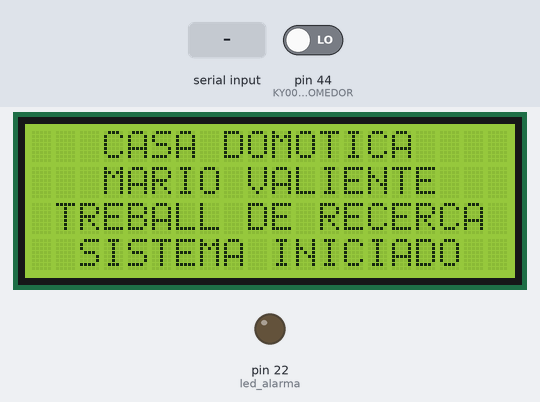
Recording of a sketch running on a simulated Arduino Mega 2560, built with avr-gcc and run on an emulated ATmega2560. On the bench: 20×4 character LCD, output pins drawn as LEDs (lit = HIGH). Wiring (inferred from the names in the program): DS3231 clock at I2C address 0x68. The test bench sets the inputs (shaded band); at power-on: pin 44 (KY003_COMEDOR) LOW. The local clock reads 2024-03-15 10:24:30 at power-on unless the sketch sets it; what the sketch prints to the serial monitor is not drawn.

Above: at 2.3 s.
2.4 s: "144" received over the second serial link
At 3.9 s:
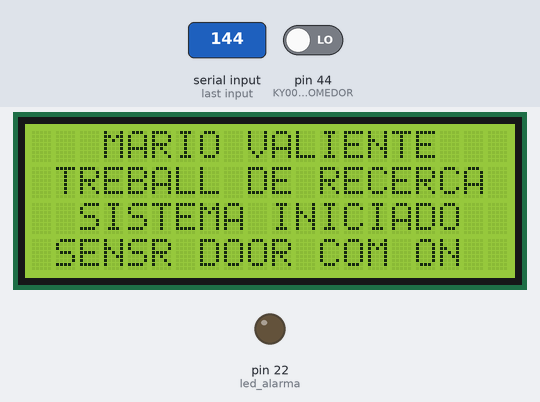
4.2 s: pin 44 (KY003_COMEDOR) driven HIGH
At 5.5 s:
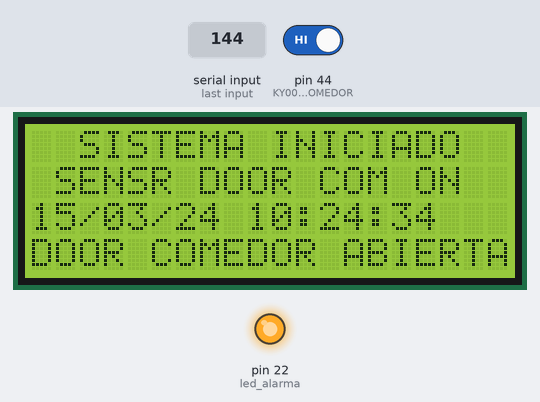
5.8 s: "044" received over the second serial link
At 6.7 s:
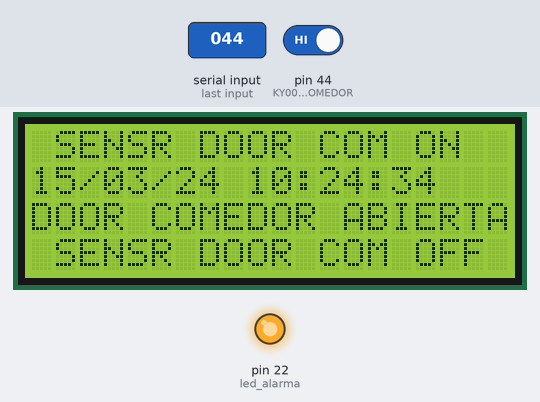
7.6 s: "144" received over the second serial link
At 9.1 s:
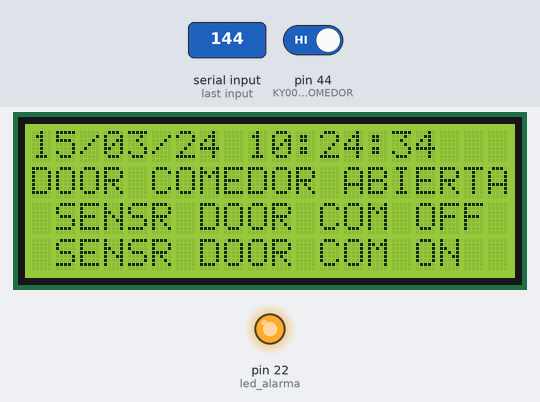
9.4 s: pin 44 (KY003_COMEDOR) driven LOW
At 10.7 s:
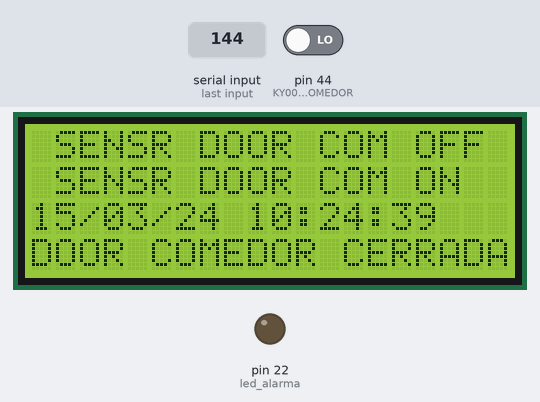
11.0 s: pin 44 (KY003_COMEDOR) driven HIGH
At 12.2 s:
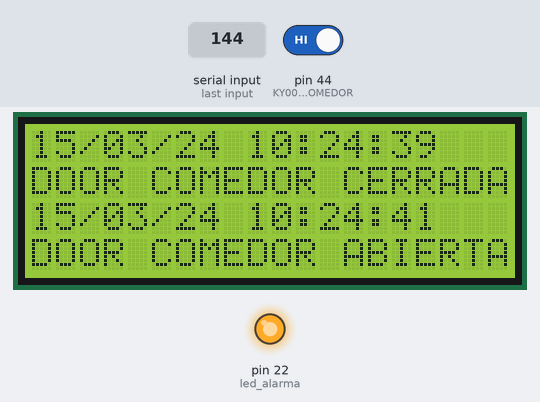
Timing chart, 0 to 13.6 s (numbered marks = the images above; inputs shaded):
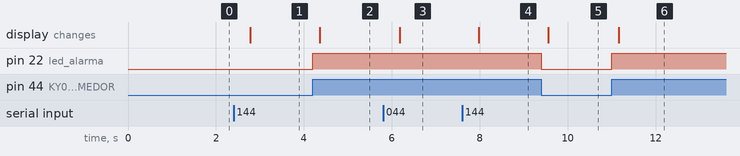

The sketch:

PRUEBA_KY003_LCD_BT.ino
```cpp
// Inicio Real Time Clock
//=======================

#include <Wire.h>   // Se inicia programa de comunicaciones por bus serie SDA/SCL
#define DS3231_I2C_ADDRESS 0x68  // Se define la direccion de memoria del reloj RTC para acceder
#include <LiquidCrystal_I2C.h>   // Se arranca libreria LCD
LiquidCrystal_I2C lcd(0x27,20,4);  // Se define la direccion del LCD y tamaño 0x27 y 20 columnas 4 filas


String HORA_ACTUAL ="";      // variable texto para almacenar la hora


const byte KY003_COMEDOR = 44;
const byte led_alarma = 22;


boolean SENSOR_KY003_COMEDOR = false;
boolean SENSOR_KY003_COMEDOR_ANTES = false;
boolean Config_KY003_COMEDOR = false;

String Linea0 = "   CASA DOMOTICA    ";  //  pantalla LCD inicial
String Linea1 = "   MARIO VALIENTE   ";
String Linea2 = " TREBALL DE RECERCA ";
String Linea3 = "  SISTEMA INICIADO  ";
String Linea4 = "";

String KY003_COMEDOR_ON = "PUERTA COMEDOR FORZADA";
String KY003_COMEDOR_OFF = "PUERTA COMEDOR CERRADA";


String comando_enviado_bt =""; //comando que enviaremos al bluetooth para que salga en la pantalla del mobil
String comando_bt ="";  // comando recivido desde el bluetooth


// UTIL RELOJ Conversion de decimal a hexadecimal
//=======================================================
byte decToBcd (byte val)
{   return( (val/10*16) + (val%10) ); }

// UTIL RELOJ Conversion de hexadecimal a decimal
//=======================================================
byte bcdToDec(byte val)
{   return( (val/16*10) + (val%16) ); }

// UTIL RELOJ Poner en hora el reloj , ejemplo setDS3231time(59, 14, 12, 1, 23, 8, 15);
void setDS3231time(byte second, byte minute, byte hour, byte dayOfWeek, byte dayOfMonth, byte month, byte year)
//==============================================================================================================
{
  Wire.beginTransmission(DS3231_I2C_ADDRESS);
  Wire.write(0); // set next input to start at the seconds register
  Wire.write(decToBcd(second)); // set seconds
  Wire.write(decToBcd(minute)); // set minutes
  Wire.write(decToBcd(hour)); // set hours
  Wire.write(decToBcd(dayOfWeek)); // set day of week (1=Sunday, 7=Saturday)
  Wire.write(decToBcd(dayOfMonth)); // set date (1 to 31)
  Wire.write(decToBcd(month)); // set month
  Wire.write(decToBcd(year)); // set year (0 to 99)
  Wire.endTransmission();
}

// UTIL RELOJ Pedir hora a reloj , ejemplo HORA_ACTUAL = readDS3231time(); equivale a "23/08/15 12:14:59"
//=======================================================================================================
String readDS3231time()
{
 byte  *second ;
 byte  *minute ;
 byte  *hour ;
 byte  *dayOfWeek ;
 byte  *dayOfMonth ;
 byte  *month ;
 byte  *year ;

  Wire.beginTransmission(DS3231_I2C_ADDRESS);
  Wire.write(0); // set DS3231 register pointer to 00h
  Wire.endTransmission();
  Wire.requestFrom(DS3231_I2C_ADDRESS, 7);
  // request seven bytes of data from DS3231 starting from register 00h
*second = bcdToDec(Wire.read() & 0x7f);
*minute = bcdToDec(Wire.read());
*hour = bcdToDec(Wire.read() & 0x3f);
*dayOfWeek = bcdToDec(Wire.read());
*dayOfMonth = bcdToDec(Wire.read());
*month = bcdToDec(Wire.read());
*year = bcdToDec(Wire.read());

String fechayhora = "";
if (*dayOfMonth<10) { fechayhora = fechayhora + "0" ; }
fechayhora = fechayhora + String(*dayOfMonth) + "/" ;
if (*month<10) { fechayhora = fechayhora + "0" ; }
fechayhora = fechayhora + String(*month) + "/" ;
if (*year<10) { fechayhora = fechayhora + "0" ; }
fechayhora = fechayhora + String(*year) ;

fechayhora = fechayhora + " ";

if (*hour<10) { fechayhora = fechayhora + "0" ; }
fechayhora = fechayhora + String(*hour) + ":" ;
if (*minute<10) { fechayhora = fechayhora + "0" ; }
fechayhora = fechayhora + String(*minute) + ":" ;
if (*second<10) { fechayhora = fechayhora + "0" ; }
fechayhora = fechayhora + String(*second) ;

return fechayhora;
}


//============== INICIALIZACION DEL ARDUINO ============================
void setup()
{
  Wire.begin();
  Serial.begin(9600);
  Serial1.begin(9600);

  comando_bt ="";  //ponemos en blanco lo recivido
      // Si se desea inicializar la hora
      // DS3231 seconds, minutes, hours, day, date, month, year
      // setDS3231time(05,01,15,3,18,8,15);
  lcd.init();
  lcd.backlight();
  lcd.clear ();

  pinMode (KY003_COMEDOR, INPUT ); //SENSOR FUEGO
  pinMode (led_alarma, OUTPUT);


  lcd.setCursor (0,0);
  lcd.print (Linea0);
  lcd.setCursor (0,1);
  lcd.print (Linea1);   //imprimiendo la pantalla LCD inicial
  lcd.setCursor (0,2);
  lcd.print (Linea2);
  lcd.setCursor (0,3);
  lcd.print (Linea3);

  delay (1000); // dejar un tiempo de espera antes de ejecutar LOOP
}


//============== INICIALIZACION DEL PROGRAMA "LOOP" ============================
void loop()
{
 while (Serial1.available()>0) {
 delay(100);
 char comando_bt_recivido = Serial1.read();
 comando_bt = comando_bt + comando_bt_recivido;
 }

    if (comando_bt != "") {
         Serial.print ("COMANDO RECIBIDO: ");
         Serial.println (comando_bt);
        }
    if (comando_bt == "144") {
      Config_KY003_COMEDOR = true;
        Serial.println ("SENSOR PUERTA DEL COMEDOR ACTIVADO");
     Linea4 = " SENSR DOOR COM ON  ";
     scroll_lcd ();
    }
      if (comando_bt == "044") {
      Config_KY003_COMEDOR = false;
      Serial.println ("SENSOR PUERTA DEL COMEDOR DESACTIVADO");
         Linea4 = " SENSR DOOR COM OFF ";
        scroll_lcd();
    }


    if (Config_KY003_COMEDOR) {


    SENSOR_KY003_COMEDOR = digitalRead (KY003_COMEDOR);  //LEEMOS EL SENSOR SI HAY EFECTO HALL

         if (SENSOR_KY003_COMEDOR != SENSOR_KY003_COMEDOR_ANTES){    // comparamos si la variable actual es igual que la anterior
         HORA_ACTUAL = readDS3231time(); // HORA_ACTUAL ="DD/MM/AA HH:MM:SS" texto de 17 caracteres
         HORA_ACTUAL = HORA_ACTUAL + "   ";

           if  (!SENSOR_KY003_COMEDOR) {

           digitalWrite (led_alarma, LOW);

           comando_enviado_bt = HORA_ACTUAL + KY003_COMEDOR_OFF;  //enviar al bluetooth un emergente
           Serial.println (comando_enviado_bt);
           Serial1.println (comando_enviado_bt);

           Linea4 = (HORA_ACTUAL);    //imprimir en el LCD
           scroll_lcd ();
           Linea4 = "DOOR COMEDOR CERRADA";

           }
             else {
            digitalWrite (led_alarma, HIGH);

            comando_enviado_bt = HORA_ACTUAL + KY003_COMEDOR_ON;  //enviar al bluetooth un emergente
           Serial1.println (comando_enviado_bt);
           Serial.println (comando_enviado_bt);

            Linea4 = (HORA_ACTUAL);   //imprimir en el LCD
            scroll_lcd ();
            Linea4 = "DOOR COMEDOR ABIERTA";
            }
             scroll_lcd ();
            SENSOR_KY003_COMEDOR_ANTES = SENSOR_KY003_COMEDOR;  // cambiamos el valor de la variable del sensor para que la lectura actual al siguiente loop sea la anterior
          }
  }

comando_bt= ""; //borramos comando recivido para poder enviar otro
}
//============================================

void scroll_lcd () {   // scroll del lcd

lcd.setCursor (0,0);
Linea0 = Linea1;    // funcion que permite que las letras dela pantalla van subiendo hacia arriba
lcd.print (Linea0);

lcd.setCursor (0,1);
Linea1 = Linea2;
lcd.print (Linea1);

lcd.setCursor (0,2);
Linea2 = Linea3;
lcd.print (Linea2);

lcd.setCursor (0,3);
Linea3 = Linea4;
lcd.print (Linea3);

}
```

Measured:
- after the input at 2.4 s, the display: changes after 0.38 s (image 1)
- after the input at 4.2 s, pin 22 (led_alarma): LOW → HIGH at once; the display: changes after 0.16 s (image 2)
- after the input at 5.8 s, the display: changes after 0.38 s (image 3)
- after the input at 7.6 s, the display: changes after 0.38 s (image 4)
- after the input at 9.4 s, pin 22 (led_alarma): HIGH → LOW at once; the display: changes after 0.16 s (image 5)
- after the input at 11.0 s, pin 22 (led_alarma): LOW → HIGH at once; the display: changes after 0.16 s (image 6)
